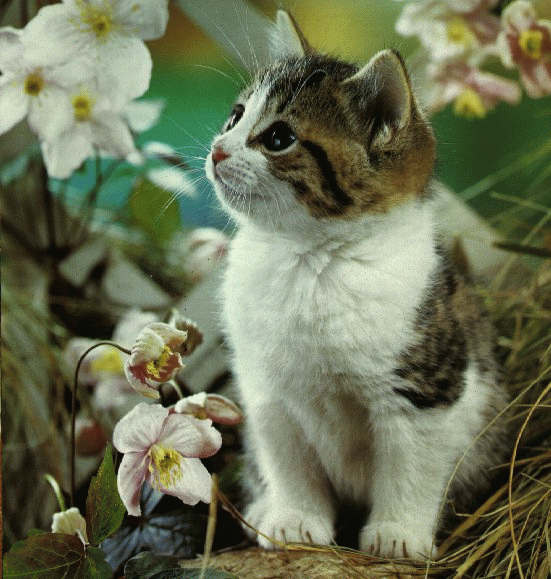
#> input picture ПГИ/lab1/CAT256.BMP, 551 x 579 px, found by its file name
$ python main.py
#> lines starting #> are read from the running program, lines starting #| are printed output that depends on the picture
from PIL import Image, ImageDraw

def convert_to_grayscale(input_file, output_file):
#> called with input_file = 'CAT256.BMP', output_file = 'output_grayscale.bmp'
    with Image.open(input_file) as img:
#> img is the input picture: PIL image 551x579 P; mean R, G, B 107, 113.3, 84.8
        if img.mode != 'P':
            raise ValueError("Input image is not in indexed mode (8-bit color)")
        grayscale_palette = []
        for i in range(0, 256, 3):
            avg_intensity = sum(img.palette.palette[i:i+3]) // 3
            grayscale_palette.extend([avg_intensity, avg_intensity, avg_intensity])
#> this loop made 86 passes
#> avg_intensity on passes 1 to 12: 8, 89, 46, 104, 67, 158, 64, 135, 78, 132, 103, 97
#> after the loop, grayscale_palette = 258 values, max 211 at index 105, min 8 at index 0, mean 106.1

        img.putpalette(grayscale_palette)
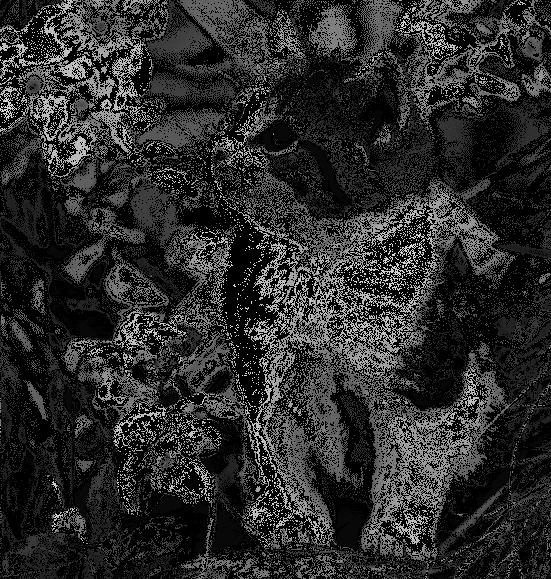
#> img: PIL image 551x579 P; min 0, max 211, mean 42.8
        img = img.convert('L')
#> img: PIL image 551x579 L
        img.save(output_file)

def print_bmp_info(input_file):
#> called with input_file = 'output_grayscale.bmp'
    with Image.open(input_file) as img:
        print("Характеристики BMP изображения:")
        print(f"Формат изображения: {img.format}")
#| Формат изображения: BMP
        print(f"Размер изображения: {img.size}")
#| Размер изображения: (551, 579)
        print(f"Глубина цвета: {img.mode}")
#| Глубина цвета: L

input_file = "CAT256.BMP"
output_file = "output_grayscale.bmp"

convert_to_grayscale(input_file, output_file)
print_bmp_info(output_file)
